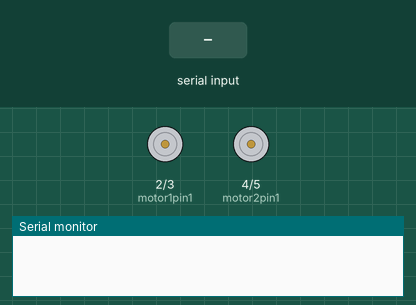
This sketch was run on a simulated Arduino Uno, built with avr-gcc and run on an emulated ATmega328P. Shown: motor-driver pin pairs drawn as motors (green arrow = first pin HIGH = forward, orange = second pin HIGH = backward, longer = more drive), the last lines printed to the serial monitor. The inputs (shaded band) are chosen by the test bench.

Above: at 1.2 s.
1.3 s: "F" received over Serial
At 2.5 s:
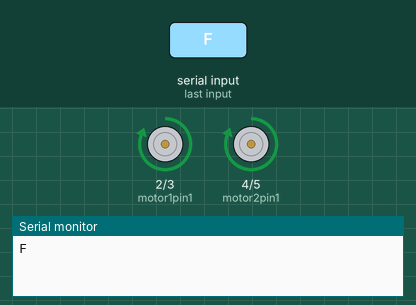
2.8 s: "B" received over Serial
At 3.7 s:
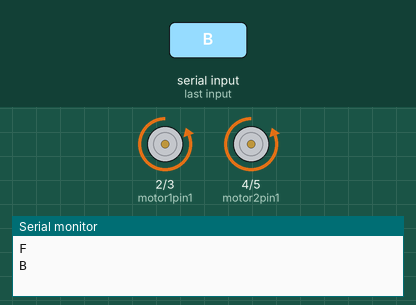
4.3 s: "L" received over Serial
At 4.8 s:
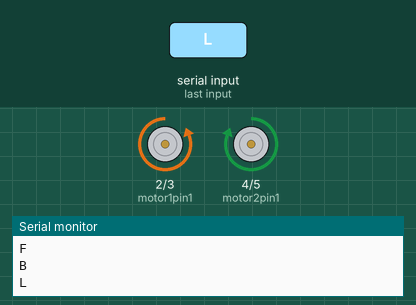
5.8 s: "R" received over Serial
At 7.2 s:
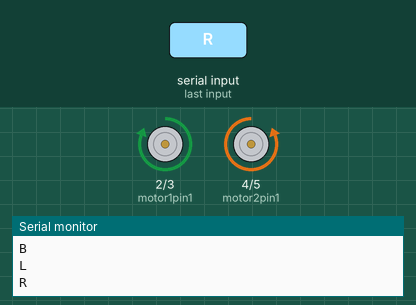
Timing chart, 0 to 8.3 s (numbered marks = the images above; inputs shaded):
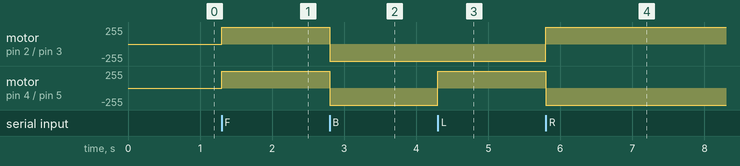

Measured:
- after the input at 1.3 s, motor on pin 2 (motor1pin1) / pin 3 (motor1pin2), motor on pin 4 (motor2pin1) / pin 5 (motor2pin2): stopped → forward 255/255 at once
- after the input at 2.8 s, motor on pin 2 (motor1pin1) / pin 3 (motor1pin2), motor on pin 4 (motor2pin1) / pin 5 (motor2pin2): forward 255/255 → backward 255/255 at once
- after the input at 4.3 s, motor on pin 4 (motor2pin1) / pin 5 (motor2pin2): backward 255/255 → forward 255/255 at once
- after the input at 5.8 s, motor on pin 2 (motor1pin1) / pin 3 (motor1pin2): backward 255/255 → forward 255/255 at once; motor on pin 4 (motor2pin1) / pin 5 (motor2pin2): forward 255/255 → backward 255/255 at once

The sketch:

ARDINO_UNO.ino
```cpp
#include <SoftwareSerial.h>
//SoftwareSerial MyBlue(8, 9); // RX | TX
int motor1pin1 = 2;
int motor1pin2 = 3;

int motor2pin1 = 4;
int motor2pin2 = 5;

char command;

void setup()
{
  pinMode(motor1pin1, OUTPUT);
  pinMode(motor1pin2, OUTPUT);
  pinMode(motor2pin1, OUTPUT);
  pinMode(motor2pin2, OUTPUT);
  Serial.begin(9600);
   //MyBlue.begin(9600); //Set the baud rate to your Bluetooth module.
}

void loop(){
  if(Serial.available() > 0){
    command = Serial.read();

    Stop(); //initialize with motors stopped
    //Change pin mode only if new command is different from previous.
    Serial.println(command);
    switch(command){
    case 'F':
      forward();
      break;
    case 'B':
       back();
      break;
    case 'L':
      left();
      break;
    case 'R':
      right();
      break;
    case 'S':
      Stop();
      break;
    }
  }
}

void forward()
{
  digitalWrite(motor1pin1, HIGH);
  digitalWrite(motor1pin2, LOW);

  digitalWrite(motor2pin1, HIGH);
  digitalWrite(motor2pin2, LOW);
}

void back()
{
  digitalWrite(motor1pin1, LOW);
  digitalWrite(motor1pin2, HIGH);

  digitalWrite(motor2pin1, LOW);
  digitalWrite(motor2pin2, HIGH);
}

void left()
{
  digitalWrite(motor1pin1, LOW);
  digitalWrite(motor1pin2, HIGH);

  digitalWrite(motor2pin1, HIGH);
  digitalWrite(motor2pin2, LOW);
}

void right()
{
  digitalWrite(motor1pin1, HIGH);
  digitalWrite(motor1pin2, LOW);

  digitalWrite(motor2pin1, LOW);
  digitalWrite(motor2pin2, HIGH);
}

void Stop()
{
  digitalWrite(motor1pin1, LOW);
  digitalWrite(motor1pin2, LOW);

  digitalWrite(motor2pin1, LOW);
  digitalWrite(motor2pin2, LOW);
}
```
